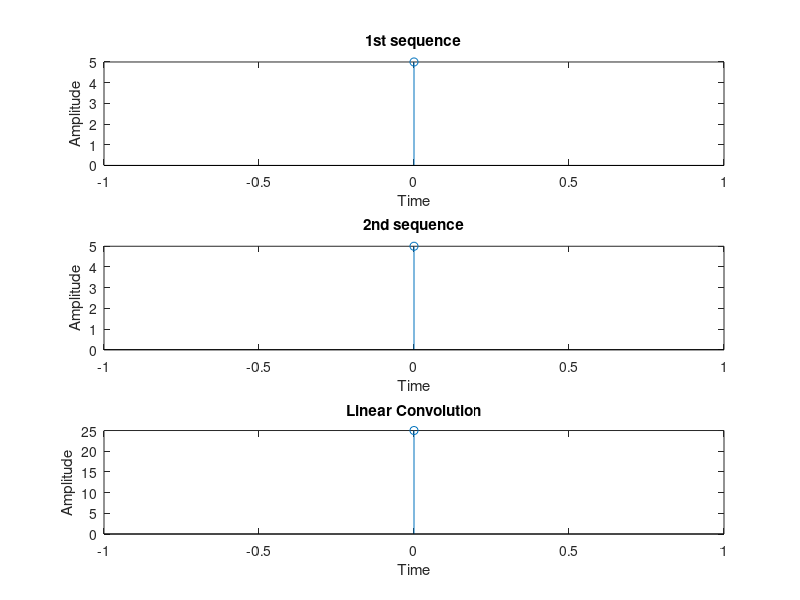

Source code (MATLAB):
%linear convolution using dft & idft
clear all;
clc;
x = input('Enter the 1st sequence: ');
h = input('Enter the 2nd sequence: ');
N = length(x) + length(h) -1;
X = fft(x,N);
H = fft(h,N);
Y = X.*H;
y = ifft(Y);
figure;
subplot(3,1,1);
stem(0:length(x)-1,x);
xlabel('Time');
ylabel('Amplitude');
title('1st sequence');
subplot(3,1,2);
stem(0:length(h)-1,h);
xlabel('Time');
ylabel('Amplitude');
title('2nd sequence');
subplot(3,1,3);
stem(0:N-1,real(y));
xlabel('Time');
ylabel('Amplitude');
title('Linear Convolution');
disp('Linear Convolution');
disp(real(y));
